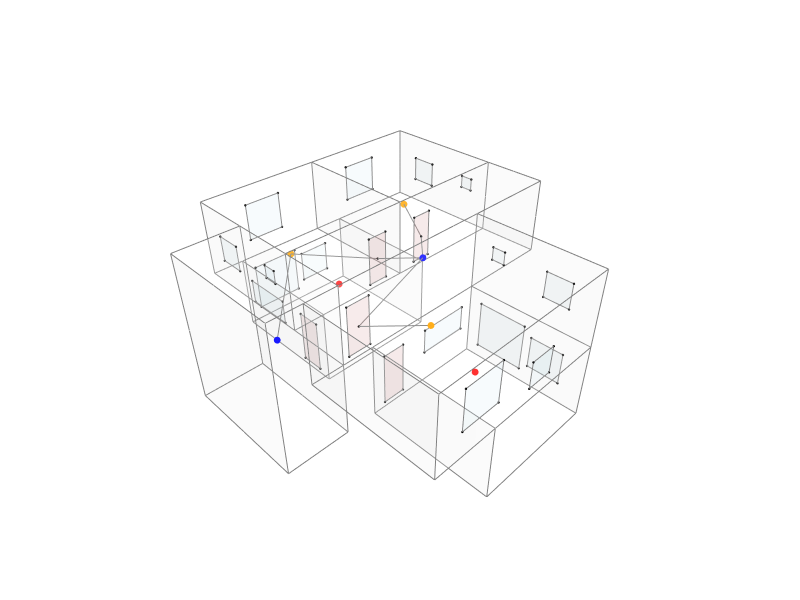

The code cell stored with this chart in its notebook:
### Markdown cell above
## 12. Final output

### Code cell
# Set all face colors and opacities
for f in Topology.Faces(cc_building):
    d = Dictionary.ByKeysValues(["color", "opacity"], ["white", 0.05])
    Topology.SetDictionary(f, d)

for f in door_faces:
    d = Dictionary.ByKeysValues(["color", "opacity"], ["brown", 0.6])
    Topology.SetDictionary(f, d)

for f in window_faces:
    d = Dictionary.ByKeysValues(["color", "opacity"], ["lightblue", 0.6])
    Topology.SetDictionary(f, d)

for v in Topology.Vertices(cc_building):
    d = Dictionary.ByKeysValues(["size", "color"], [0, "white"])
    Topology.SetDictionary(v, d)





door_cluster = Cluster.ByTopologies(door_faces)
window_cluster = Cluster.ByTopologies(window_faces)

Topology.Show(cc_building, door_cluster, window_cluster, g_privacy,
              vertexSizeKey="size",
              vertexColorKey="color",
              faceColorKey="color",
              opacityKey="FakeKey",
              faceOpacity=0.1,
              edgeColor="gray",
              edgeWidth=2,
              width=800,
              height=600,
              backgroundColor="white",
              renderer=renderer)

### Figure 1 — Plotly figure (JSON) as saved in the notebook; plotly's stock layout.template omitted (floating-point values rounded to 4 significant figures; data arrays with more than 128 entries replaced by an {"elided": "..."} marker saying what was removed)
{"data": [{"customdata": ["", "", "", "", "", "", "", "", "", "", "", "", "", "", "", "", "", "", "", "", "", "", "", "", "", "", "", "", "", "", "", "", "", "", "", "", "", "", "", "", "", "", "", "", "", "", "", "", "", "", "", "", "", "", "", "", "", "", "", "", ""], "hoverinfo": "text", "hovertemplate": ["Click ", "Click ", "Click ", "Click ", "Click ", "Click ", "Click ", "Click ", "Click ", "Click ", "Click ", "Click ", "Click ", "Click ", "Click ", "Click ", "Click ", "Click ", "Click ", "Click ", "Click ", "Click ", "Click ", "Click ", "Click ", "Click ", "Click ", "Click ", "Click ", "Click ", "Click ", "Click ", "Click ", "Click ", "Click ", "Click ", "Click ", "Click ", "Click ", "Click ", "Click ", "Click ", "Click ", "Click ", "Click ", "Click ", "Click ", "Click ", "Click ", "Click ", "Click ", "Click ", "Click ", "Click ", "Click ", "Click ", "Click ", "Click ", "Click ", "Click ", "Click "], "hovertext": ["", "", "", "", "", "", "", "", "", "", "", "", "", "", "", "", "", "", "", "", "", "", "", "", "", "", "", "", "", "", "", "", "", "", "", "", "", "", "", "", "", "", "", "", "", "", "", "", "", "", "", "", "", "", "", "", "", "", "", "", ""], "legendgroup": "1", "legendrank": 1, "marker": {"color": ["#FFFFFF", "#FFFFFF", "#FFFFFF", "#FFFFFF", "#FFFFFF", "#FFFFFF", "#FFFFFF", "#FFFFFF", "#FFFFFF", "#FFFFFF", "#FFFFFF", "#FFFFFF", "#FFFFFF", "#FFFFFF", "#FFFFFF", "#FFFFFF", "#FFFFFF", "#FFFFFF", "#FFFFFF", "#FFFFFF", "#FFFFFF", "#FFFFFF", "#FFFFFF", "#FFFFFF", "#FFFFFF", "#FFFFFF", "#FFFFFF", "#FFFFFF", "#FFFFFF", "#FFFFFF", "#FFFFFF", "#FFFFFF", "#FFFFFF", "#FFFFFF", "#FFFFFF", "#FFFFFF", "#FFFFFF", "#FFFFFF", "#FFFFFF", "#FFFFFF", "#FFFFFF", "#FFFFFF", "#FFFFFF", "#FFFFFF", "#FFFFFF", "#FFFFFF", "#FFFFFF", "#FFFFFF", "#FFFFFF", "#FFFFFF", "#FFFFFF", "#FFFFFF", "#FFFFFF", "#FFFFFF", "#FFFFFF", "#FFFFFF", "#FFFFFF", "#FFFFFF", "#FFFFFF", "#FFFFFF", "#FFFFFF"], "line": {"width": 0}, "opacity": 1, "size": [1.1, 1.1, 1.1, 1.1, 1.1, 1.1, 1.1, 1.1, 1.1, 1.1, 1.1, 1.1, 1.1, 1.1, 1.1, 1.1, 1.1, 1.1, 1.1, 1.1, 1.1, 1.1, 1.1, 1.1, 1.1, 1.1, 1.1, 1.1, 1.1, 1.1, 1.1, 1.1, 1.1, 1.1, 1.1, 1.1, 1.1, 1.1, 1.1, 1.1, 1.1, 1.1, 1.1, 1.1, 1.1, 1.1, 1.1, 1.1, 1.1, 1.1, 1.1, 1.1, 1.1, 1.1, 1.1, 1.1, 1.1, 1.1, 1.1, 1.1, 1.1], "sizemode": "diameter", "symbol": "circle"}, "mode": "markers", "name": "1: Untitled (Vertices)", "showlegend": false, "text": ["", "", "", "", "", "", "", "", "", "", "", "", "", "", "", "", "", "", "", "", "", "", "", "", "", "", "", "", "", "", "", "", "", "", "", "", "", "", "", "", "", "", "", "", "", "", "", "", "", "", "", "", "", "", "", "", "", "", "", "", ""], "type": "scatter3d", "x": [0, -2.5, 0, -1.25, -2.5, 5.0, 5.0, -2.5, 5.0, 3.75, 5.0, 3.75, -1.25, -1.25, -2.5, 5, 0, 5, 0, -1.25, -1.25, 1.3e-05, 3.75, 5.0, 8.75, 8.75, 8.75, 8.75, 8.75, -1.25, 8.75, 8.75, 3.75, -1.25, -1.25, 8.75, -3.75, -1.25, -3.75, -3.75, -3.75, -3.75, -1.25, -1.25, -1.25, -1.25, -3.75, -3.75, -3.75, 1.3e-05, -1.25, 3.75, -1.25, 3.75, 5.0, 8.75, 8.75, 5.0, 1.3e-05, 1.3e-05, 5.0], "y": [-5, -5.0, 0, 8e-06, 8e-06, -5.0, -5.0, -5.0, 4e-06, 8e-06, 8e-06, 8e-06, 8e-06, 8e-06, 8e-06, -5, -5, 0, 0, 1.25, 2.5, 2.5, 2.5, 2.5, 2.5, 1.25, 8e-06, 8e-06, 8e-06, 1.25, 1.25, 2.5, 2.5, 2.5, 2.5, 2.5, 5.0, 5.0, 2.5, 8e-06, 8e-06, 8e-06, 8e-06, 5.0, 5.0, 2.5, 5.0, 5.0, 2.5, 7.5, 7.5, 7.5, 7.5, 7.5, 7.5, 7.5, 7.5, 2.5, 2.5, 7.5, 7.5], "z": [3.2, 3.2, 3.2, 3.2, 3.2, 3.2, 6.2, 6.2, 3.2, 3.2, 6.2, 6.2, 6.2, 4.7, 6.2, 0.2, 0.2, 0.2, 0.2, 3.2, 3.2, 3.2, 3.2, 3.2, 3.2, 3.2, 3.2, 6.2, 4.7, 6.2, 6.2, 6.2, 6.2, 6.2, 4.7, 4.7, 6.2, 6.2, 6.2, 6.2, 0.2, 3.2, 0.2, 3.2, 0.2, 0.2, 0.2, 3.2, 0.2, 3.2, 3.2, 3.2, 6.2, 6.2, 3.2, 3.2, 6.2, 0.2, 0.2, 0.2, 0.2]}, {"hoverinfo": "text", "legendgroup": "2", "legendrank": 2, "line": {"color": "gray", "dash": "solid", "width": 2}, "marker": {"size": 0}, "mode": "lines", "name": "1: Untitled (Edges)", "showlegend": false, "text": "", "type": "scatter3d", "x": {"elided": "288 float values"}, "y": {"elided": "288 float values"}, "z": {"elided": "288 float values"}}, {"cmax": 1, "cmin": 0, "color": "#FAFAFA", "colorscale": [[0, "#440154"], [0.1111, "#482878"], [0.2222, "#3e4989"], [0.3333, "#31688e"], [0.4444, "#26828e"], [0.5556, "#1f9e89"], [0.6667, "#35b779"], [0.7778, "#6ece58"], [0.8889, "#b5de2b"], [1, "#fde725"]], "facecolor": {"elided": "149 str values"}, "flatshading": true, "hoverinfo": "text", "hovertext": {"elided": "149 str values"}, "i": {"elided": "149 int values"}, "j": {"elided": "149 int values"}, "k": {"elided": "149 int values"}, "legendgroup": "3", "legendrank": 3, "lighting": {"facenormalsepsilon": 0}, "name": "1: Untitled (Faces)", "opacity": 0.1, "showlegend": false, "showscale": false, "text": {"elided": "149 str values"}, "type": "mesh3d", "x": [-1.25, 0, -2.5, 0, -2.5, -2.5, 5.0, 5.0, 3.75, 5.0, -1.25, -1.25, 3.75, 5.0, -2.5, 5, 0, 5, 0, 8.75, 8.75, 5.0, 8.75, 3.75, 1.3e-05, -1.25, -1.25, 8.75, 8.75, -1.25, 3.75, -1.25, 8.75, 8.75, -1.25, 8.75, -3.75, -3.75, -1.25, -3.75, -3.75, -3.75, -1.25, -1.25, -1.25, -1.25, -3.75, -3.75, -3.75, 1.3e-05, -1.25, 3.75, -1.25, 3.75, 5.0, 8.75, 8.75, 1.3e-05, 5.0, 5.0, 1.3e-05], "y": [8e-06, -5, -5.0, 0, 8e-06, -5.0, -5.0, -5.0, 8e-06, 4e-06, 8e-06, 8e-06, 8e-06, 8e-06, 8e-06, -5, -5, 0, 0, 1.25, 8e-06, 2.5, 2.5, 2.5, 2.5, 1.25, 2.5, 8e-06, 8e-06, 1.25, 2.5, 2.5, 1.25, 2.5, 2.5, 2.5, 2.5, 8e-06, 5.0, 5.0, 8e-06, 8e-06, 8e-06, 5.0, 2.5, 5.0, 5.0, 5.0, 2.5, 7.5, 7.5, 7.5, 7.5, 7.5, 7.5, 7.5, 7.5, 2.5, 2.5, 7.5, 7.5], "z": [3.2, 3.2, 3.2, 3.2, 3.2, 6.2, 6.2, 3.2, 3.2, 3.2, 4.7, 6.2, 6.2, 6.2, 6.2, 0.2, 0.2, 0.2, 0.2, 3.2, 3.2, 3.2, 3.2, 3.2, 3.2, 3.2, 3.2, 4.7, 6.2, 6.2, 6.2, 6.2, 6.2, 6.2, 4.7, 4.7, 6.2, 6.2, 6.2, 6.2, 3.2, 0.2, 0.2, 3.2, 0.2, 0.2, 0.2, 3.2, 0.2, 3.2, 3.2, 3.2, 6.2, 6.2, 3.2, 3.2, 6.2, 0.2, 0.2, 0.2, 0.2]}, {"customdata": ["", "", "", "", "", "", "", "", "", "", "", "", "", "", "", "", "", "", "", ""], "hoverinfo": "text", "hovertemplate": ["Click ", "Click ", "Click ", "Click ", "Click ", "Click ", "Click ", "Click ", "Click ", "Click ", "Click ", "Click ", "Click ", "Click ", "Click ", "Click ", "Click ", "Click ", "Click ", "Click "], "hovertext": ["", "", "", "", "", "", "", "", "", "", "", "", "", "", "", "", "", "", "", ""], "legendgroup": "5", "legendrank": 5, "marker": {"color": ["#000000", "#000000", "#000000", "#000000", "#000000", "#000000", "#000000", "#000000", "#000000", "#000000", "#000000", "#000000", "#000000", "#000000", "#000000", "#000000", "#000000", "#000000", "#000000", "#000000"], "line": {"width": 0}, "opacity": 1, "size": [2.8, 2.8, 2.8, 2.8, 2.8, 2.8, 2.8, 2.8, 2.8, 2.8, 2.8, 2.8, 2.8, 2.8, 2.8, 2.8, 2.8, 2.8, 2.8, 2.8], "sizemode": "diameter", "symbol": "circle"}, "mode": "markers", "name": "2: Untitled (Vertices)", "showlegend": false, "text": ["", "", "", "", "", "", "", "", "", "", "", "", "", "", "", "", "", "", "", ""], "type": "scatter3d", "x": [-0.09999, -0.09999, -1.0, -1.0, 5.29, 4.49, 4.49, 5.29, 2.21, 2.21, 3.01, 3.01, 1.3e-05, 1.3e-05, 1.3e-05, 1.3e-05, 0.5, 1.4, 1.4, 0.5], "y": [8e-06, 8e-06, 8e-06, 8e-06, 2.5, 2.5, 2.5, 2.5, 2.5, 2.5, 2.5, 2.5, 3.0, 3.9, 3.9, 3.0, 0, 0, 0, 0], "z": [5.3, 3.4, 3.4, 5.3, 5.3, 5.3, 3.4, 3.4, 5.3, 3.4, 3.4, 5.3, 2.5, 2.5, 0.4, 0.4, 2.5, 2.5, 0.4, 0.4]}, {"hoverinfo": "text", "legendgroup": "6", "legendrank": 6, "line": {"color": "gray", "dash": "solid", "width": 2}, "marker": {"size": 0}, "mode": "lines", "name": "2: Untitled (Edges)", "showlegend": false, "text": "", "type": "scatter3d", "x": [-0.09999, -0.09999, null, -0.09999, -1.0, null, -1.0, -1.0, null, -1.0, -0.09999, null, 5.29, 4.49, null, 4.49, 4.49, null, 4.49, 5.29, null, 5.29, 5.29, null, 2.21, 2.21, null, 2.21, 3.01, null, 3.01, 3.01, null, 3.01, 2.21, null, 1.3e-05, 1.3e-05, null, 1.3e-05, 1.3e-05, null, 1.3e-05, 1.3e-05, null, 1.3e-05, 1.3e-05, null, 0.5, 1.4, null, 1.4, 1.4, null, 1.4, 0.5, null, 0.5, 0.5, null], "y": [8e-06, 8e-06, null, 8e-06, 8e-06, null, 8e-06, 8e-06, null, 8e-06, 8e-06, null, 2.5, 2.5, null, 2.5, 2.5, null, 2.5, 2.5, null, 2.5, 2.5, null, 2.5, 2.5, null, 2.5, 2.5, null, 2.5, 2.5, null, 2.5, 2.5, null, 3.0, 3.9, null, 3.9, 3.9, null, 3.9, 3.0, null, 3.0, 3.0, null, 0, 0, null, 0, 0, null, 0, 0, null, 0, 0, null], "z": [5.3, 3.4, null, 3.4, 3.4, null, 3.4, 5.3, null, 5.3, 5.3, null, 5.3, 5.3, null, 5.3, 3.4, null, 3.4, 3.4, null, 3.4, 5.3, null, 5.3, 3.4, null, 3.4, 3.4, null, 3.4, 5.3, null, 5.3, 5.3, null, 2.5, 2.5, null, 2.5, 0.4, null, 0.4, 0.4, null, 0.4, 2.5, null, 2.5, 2.5, null, 2.5, 0.4, null, 0.4, 0.4, null, 0.4, 2.5, null]}, {"cmax": 1, "cmin": 0, "color": "#FAFAFA", "colorscale": [[0, "#440154"], [0.1111, "#482878"], [0.2222, "#3e4989"], [0.3333, "#31688e"], [0.4444, "#26828e"], [0.5556, "#1f9e89"], [0.6667, "#35b779"], [0.7778, "#6ece58"], [0.8889, "#b5de2b"], [1, "#fde725"]], "facecolor": ["#A52A2A", "#A52A2A", "#A52A2A", "#A52A2A", "#A52A2A", "#A52A2A", "#A52A2A", "#A52A2A", "#A52A2A", "#A52A2A"], "flatshading": true, "hoverinfo": "text", "hovertext": ["Face_01", "Face_02", "Face_03", "Face_04", "Face_05", "Face_06", "Face_07", "Face_08", "Face_09", "Face_10"], "i": [0, 0, 4, 4, 8, 8, 12, 12, 16, 16], "j": [1, 2, 5, 6, 9, 11, 13, 14, 17, 18], "k": [2, 3, 6, 7, 10, 9, 14, 15, 18, 19], "legendgroup": "7", "legendrank": 7, "lighting": {"facenormalsepsilon": 0}, "name": "2: Untitled (Faces)", "opacity": 0.1, "showlegend": false, "showscale": false, "text": ["Face_01", "Face_02", "Face_03", "Face_04", "Face_05", "Face_06", "Face_07", "Face_08", "Face_09", "Face_10"], "type": "mesh3d", "x": [-0.09999, -0.09999, -1.0, -1.0, 5.29, 5.29, 4.49, 4.49, 3.01, 2.21, 2.21, 3.01, 1.3e-05, 1.3e-05, 1.3e-05, 1.3e-05, 1.4, 1.4, 0.5, 0.5], "y": [8e-06, 8e-06, 8e-06, 8e-06, 2.5, 2.5, 2.5, 2.5, 2.5, 2.5, 2.5, 2.5, 3.0, 3.0, 3.9, 3.9, 0, 0, 0, 0], "z": [5.3, 3.4, 3.4, 5.3, 3.4, 5.3, 5.3, 3.4, 3.4, 5.3, 3.4, 5.3, 0.4, 2.5, 2.5, 0.4, 2.5, 0.4, 0.4, 2.5]}, {"customdata": ["", "", "", "", "", "", "", "", "", "", "", "", "", "", "", "", "", "", "", "", "", "", "", "", "", "", "", "", "", "", "", "", "", "", "", "", "", "", "", "", "", "", "", "", "", "", "", "", "", "", "", "", "", "", "", "", "", "", "", "", "", "", "", ""], "hoverinfo": "text", "hovertemplate": ["Click ", "Click ", "Click ", "Click ", "Click ", "Click ", "Click ", "Click ", "Click ", "Click ", "Click ", "Click ", "Click ", "Click ", "Click ", "Click ", "Click ", "Click ", "Click ", "Click ", "Click ", "Click ", "Click ", "Click ", "Click ", "Click ", "Click ", "Click ", "Click ", "Click ", "Click ", "Click ", "Click ", "Click ", "Click ", "Click ", "Click ", "Click ", "Click ", "Click ", "Click ", "Click ", "Click ", "Click ", "Click ", "Click ", "Click ", "Click ", "Click ", "Click ", "Click ", "Click ", "Click ", "Click ", "Click ", "Click ", "Click ", "Click ", "Click ", "Click ", "Click ", "Click ", "Click ", "Click "], "hovertext": ["", "", "", "", "", "", "", "", "", "", "", "", "", "", "", "", "", "", "", "", "", "", "", "", "", "", "", "", "", "", "", "", "", "", "", "", "", "", "", "", "", "", "", "", "", "", "", "", "", "", "", "", "", "", "", "", "", "", "", "", "", "", "", ""], "legendgroup": "9", "legendrank": 9, "marker": {"color": ["#000000", "#000000", "#000000", "#000000", "#000000", "#000000", "#000000", "#000000", "#000000", "#000000", "#000000", "#000000", "#000000", "#000000", "#000000", "#000000", "#000000", "#000000", "#000000", "#000000", "#000000", "#000000", "#000000", "#000000", "#000000", "#000000", "#000000", "#000000", "#000000", "#000000", "#000000", "#000000", "#000000", "#000000", "#000000", "#000000", "#000000", "#000000", "#000000", "#000000", "#000000", "#000000", "#000000", "#000000", "#000000", "#000000", "#000000", "#000000", "#000000", "#000000", "#000000", "#000000", "#000000", "#000000", "#000000", "#000000", "#000000", "#000000", "#000000", "#000000", "#000000", "#000000", "#000000", "#000000"], "line": {"width": 0}, "opacity": 1, "size": [2.8, 2.8, 2.8, 2.8, 2.8, 2.8, 2.8, 2.8, 2.8, 2.8, 2.8, 2.8, 2.8, 2.8, 2.8, 2.8, 2.8, 2.8, 2.8, 2.8, 2.8, 2.8, 2.8, 2.8, 2.8, 2.8, 2.8, 2.8, 2.8, 2.8, 2.8, 2.8, 2.8, 2.8, 2.8, 2.8, 2.8, 2.8, 2.8, 2.8, 2.8, 2.8, 2.8, 2.8, 2.8, 2.8, 2.8, 2.8, 2.8, 2.8, 2.8, 2.8, 2.8, 2.8, 2.8, 2.8, 2.8, 2.8, 2.8, 2.8, 2.8, 2.8, 2.8, 2.8], "sizemode": "diameter", "symbol": "circle"}, "mode": "markers", "name": "3: Untitled (Vertices)", "showlegend": false, "text": ["", "", "", "", "", "", "", "", "", "", "", "", "", "", "", "", "", "", "", "", "", "", "", "", "", "", "", "", "", "", "", "", "", "", "", "", "", "", "", "", "", "", "", "", "", "", "", "", "", "", "", "", "", "", "", "", "", "", "", "", "", "", "", ""], "type": "scatter3d", "x": [5.0, 5.0, 5.0, 5.0, 5.0, 5.0, 5.0, 5.0, 1.5, 1.5, 2.5, 2.5, -1.5, -1.5, 1.1e-05, 1.1e-05, 8.75, 8.75, 8.75, 8.75, 8.75, 8.75, 8.75, 8.75, 5.5, 7.0, 7.0, 5.5, 2.0, 2.0, 0.5, 0.5, -1.25, -1.25, -1.25, -1.25, -1.25, -1.25, -1.25, -1.25, 1.3e-05, 1.3e-05, 1.3e-05, 1.3e-05, 2.798, 4.098, 4.098, 2.798, 0.5174, 2.467, 2.467, 0.5174, 2.5, 4.5, 4.5, 2.5, 5, 5, 5, 5, 5, 5, 5, 5], "y": [-1.3, -1.3, -0.8, -0.8, -4, -4, -3.0, -3.0, -5.0, -5.0, -5.0, -5.0, -5.0, -5.0, -5.0, -5.0, 3.8, 3.3, 3.3, 3.8, 6.5, 5.5, 5.5, 6.5, 7.5, 7.5, 7.5, 7.5, 7.5, 7.5, 7.5, 7.5, 5.5, 6.5, 6.5, 5.5, 3.3, 3.8, 3.8, 3.3, 5.0, 7.0, 7.0, 5.0, 7.5, 7.5, 7.5, 7.5, 7.5, 7.5, 7.5, 7.5, 0, 0, 0, 0, -0.5174, -2.467, -2.467, -0.5174, -2.798, -4.098, -4.098, -2.798], "z": [5.2, 4.7, 4.7, 5.2, 5.2, 4.2, 4.2, 5.2, 4.7, 3.7, 3.7, 4.7, 5.7, 4.2, 4.2, 5.7, 5.2, 5.2, 4.7, 4.7, 5.2, 5.2, 4.2, 4.2, 5.45, 5.45, 3.95, 3.95, 5.45, 3.95, 3.95, 5.45, 5.2, 5.2, 4.2, 4.2, 5.2, 5.2, 4.7, 4.7, 2.5, 2.5, 1.495, 1.495, 2.334, 2.334, 1.034, 1.034, 2.659, 2.659, 0.7164, 0.7164, 2.5, 2.5, 1.495, 1.495, 2.659, 2.659, 0.7164, 0.7164, 2.334, 2.334, 1.034, 1.034]}, {"hoverinfo": "text", "legendgroup": "10", "legendrank": 10, "line": {"color": "gray", "dash": "solid", "width": 2}, "marker": {"size": 0}, "mode": "lines", "name": "3: Untitled (Edges)", "showlegend": false, "text": "", "type": "scatter3d", "x": {"elided": "192 float values"}, "y": {"elided": "192 float values"}, "z": {"elided": "192 float values"}}, {"cmax": 1, "cmin": 0, "color": "#FAFAFA", "colorscale": [[0, "#440154"], [0.1111, "#482878"], [0.2222, "#3e4989"], [0.3333, "#31688e"], [0.4444, "#26828e"], [0.5556, "#1f9e89"], [0.6667, "#35b779"], [0.7778, "#6ece58"], [0.8889, "#b5de2b"], [1, "#fde725"]], "facecolor": ["#ADD8E6", "#ADD8E6", "#ADD8E6", "#ADD8E6", "#ADD8E6", "#ADD8E6", "#ADD8E6", "#ADD8E6", "#ADD8E6", "#ADD8E6", "#ADD8E6", "#ADD8E6", "#ADD8E6", "#ADD8E6", "#ADD8E6", "#ADD8E6", "#ADD8E6", "#ADD8E6", "#ADD8E6", "#ADD8E6", "#ADD8E6", "#ADD8E6", "#ADD8E6", "#ADD8E6", "#ADD8E6", "#ADD8E6", "#ADD8E6", "#ADD8E6", "#ADD8E6", "#ADD8E6", "#ADD8E6", "#ADD8E6"], "flatshading": true, "hoverinfo": "text", "hovertext": ["Face_01", "Face_02", "Face_03", "Face_04", "Face_05", "Face_06", "Face_07", "Face_08", "Face_09", "Face_10", "Face_11", "Face_12", "Face_13", "Face_14", "Face_15", "Face_16", "Face_17", "Face_18", "Face_19", "Face_20", "Face_21", "Face_22", "Face_23", "Face_24", "Face_25", "Face_26", "Face_27", "Face_28", "Face_29", "Face_30", "Face_31", "Face_32"], "i": [0, 0, 4, 4, 8, 8, 12, 12, 16, 16, 20, 20, 24, 24, 28, 28, 32, 32, 36, 36, 40, 40, 44, 44, 48, 48, 52, 52, 56, 56, 60, 60], "j": [1, 2, 5, 6, 9, 11, 13, 15, 17, 18, 21, 22, 25, 26, 29, 30, 33, 34, 37, 38, 41, 42, 45, 46, 49, 50, 53, 54, 57, 58, 61, 62], "k": [2, 3, 6, 7, 10, 9, 14, 13, 18, 19, 22, 23, 26, 27, 30, 31, 34, 35, 38, 39, 42, 43, 46, 47, 50, 51, 54, 55, 58, 59, 62, 63], "legendgroup": "11", "legendrank": 11, "lighting": {"facenormalsepsilon": 0}, "name": "3: Untitled (Faces)", "opacity": 0.1, "showlegend": false, "showscale": false, "text": ["Face_01", "Face_02", "Face_03", "Face_04", "Face_05", "Face_06", "Face_07", "Face_08", "Face_09", "Face_10", "Face_11", "Face_12", "Face_13", "Face_14", "Face_15", "Face_16", "Face_17", "Face_18", "Face_19", "Face_20", "Face_21", "Face_22", "Face_23", "Face_24", "Face_25", "Face_26", "Face_27", "Face_28", "Face_29", "Face_30", "Face_31", "Face_32"], "type": "mesh3d", "x": [5.0, 5.0, 5.0, 5.0, 5.0, 5.0, 5.0, 5.0, 2.5, 1.5, 1.5, 2.5, 1.1e-05, -1.5, -1.5, 1.1e-05, 8.75, 8.75, 8.75, 8.75, 8.75, 8.75, 8.75, 8.75, 7.0, 7.0, 5.5, 5.5, 2.0, 2.0, 0.5, 0.5, -1.25, -1.25, -1.25, -1.25, -1.25, -1.25, -1.25, -1.25, 1.3e-05, 1.3e-05, 1.3e-05, 1.3e-05, 4.098, 4.098, 2.798, 2.798, 2.467, 2.467, 0.5174, 0.5174, 4.5, 4.5, 2.5, 2.5, 5, 5, 5, 5, 5, 5, 5, 5], "y": [-1.3, -1.3, -0.8, -0.8, -4, -4, -3.0, -3.0, -5.0, -5.0, -5.0, -5.0, -5.0, -5.0, -5.0, -5.0, 3.3, 3.3, 3.8, 3.8, 5.5, 5.5, 6.5, 6.5, 7.5, 7.5, 7.5, 7.5, 7.5, 7.5, 7.5, 7.5, 5.5, 5.5, 6.5, 6.5, 3.3, 3.3, 3.8, 3.8, 5.0, 5.0, 7.0, 7.0, 7.5, 7.5, 7.5, 7.5, 7.5, 7.5, 7.5, 7.5, 0, 0, 0, 0, -2.467, -2.467, -0.5174, -0.5174, -4.098, -4.098, -2.798, -2.798], "z": [5.2, 4.7, 4.7, 5.2, 5.2, 4.2, 4.2, 5.2, 3.7, 4.7, 3.7, 4.7, 4.2, 5.7, 4.2, 5.7, 5.2, 4.7, 4.7, 5.2, 5.2, 4.2, 4.2, 5.2, 5.45, 3.95, 3.95, 5.45, 5.45, 3.95, 3.95, 5.45, 4.2, 5.2, 5.2, 4.2, 4.7, 5.2, 5.2, 4.7, 1.495, 2.5, 2.5, 1.495, 2.334, 1.034, 1.034, 2.334, 2.659, 0.7164, 0.7164, 2.659, 2.5, 1.495, 1.495, 2.5, 2.659, 0.7164, 0.7164, 2.659, 2.334, 1.034, 1.034, 2.334]}, {"hoverinfo": "text", "legendgroup": "14", "legendrank": 14, "line": {"color": "gray", "dash": "solid", "width": 2}, "marker": {"size": 0}, "mode": "lines", "name": "4: Untitled Graph (Edges)", "showlegend": false, "text": "", "type": "scatter3d", "x": [2.61, 0.4808, null, 3.6, 2.61, null, 3.6, 4.89, null, 4.89, 6.25, null, 0.9167, -0.55, null, -0.55, 3.6, null, -2.228, 0.4808, null], "y": [2.5, 4.808, null, 1.2, 2.5, null, 1.2, 2.5, null, 2.5, 4.773, null, -1.667, 8e-06, null, 8e-06, 1.2, null, 2.065, 4.808, null], "z": [4.35, 4.469, null, 4.52, 4.35, null, 4.52, 4.35, null, 4.35, 4.427, null, 4.5, 4.35, null, 4.35, 4.52, null, 3.591, 4.469, null]}, {"customdata": ["", "", "", "", "", "", "", "", "", ""], "hoverinfo": "text", "hovertemplate": ["Click ", "Click ", "Click ", "Click ", "Click ", "Click ", "Click ", "Click ", "Click ", "Click "], "hovertext": ["", "", "", "", "", "", "", "", "", ""], "legendgroup": "13", "legendrank": 13, "marker": {"color": ["#000000", "#000000", "#000000", "#FF0000", "#FFA500", "#FFA500", "#0000FF", "#FFA500", "#0000FF", "#FF0000"], "line": {"width": 0}, "opacity": 1, "size": [2.8, 2.8, 2.8, 8, 8, 8, 8, 8, 8, 8], "sizemode": "diameter", "symbol": "circle"}, "mode": "markers", "name": "4: Untitled Graph (Vertices)", "showlegend": false, "text": ["", "", "", "", "", "", "", "", "", ""], "type": "scatter3d", "x": [2.61, 4.89, -0.55, 2.639, 6.25, 0.4808, 3.6, 0.9167, -2.228, 2.75], "y": [2.5, 2.5, 8e-06, -2.222, 4.773, 4.808, 1.2, -1.667, 2.065, 5.0], "z": [4.35, 4.35, 4.35, 1.867, 4.427, 4.469, 4.52, 4.5, 3.591, 2]}], "layout": {"autosize": true, "height": 600, "margin": {"b": 40, "l": 40, "r": 40, "t": 40}, "paper_bgcolor": "#FFFFFF", "plot_bgcolor": "#FFFFFF", "scene": {"aspectmode": "data", "camera": {"center": {"x": 0, "y": 0, "z": 0}, "eye": {"x": -1.25, "y": -1.25, "z": 1.25}, "projection": {"type": "perspective"}, "up": {"x": 0, "y": 0, "z": 1}}, "xaxis": {"visible": false}, "yaxis": {"visible": false}, "zaxis": {"visible": false}}, "showlegend": true, "width": 800, "xaxis": {"showgrid": false, "visible": false, "zeroline": false}, "yaxis": {"showgrid": false, "visible": false, "zeroline": false}}}
